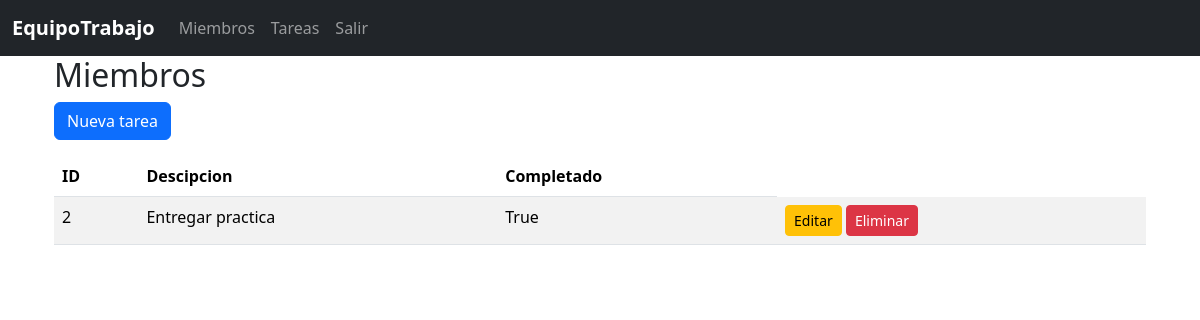
Page /tareas/ on the earlier database version.
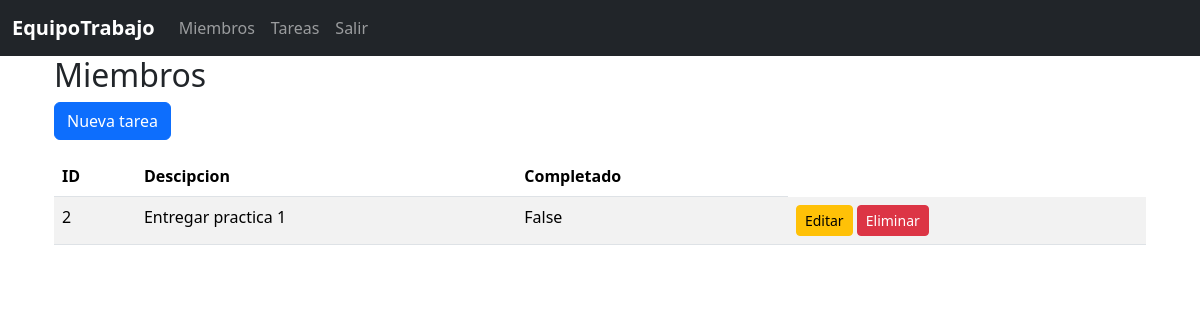
Same page on the later database version.
### blueprintapp/tareas/models.py (models this page shows, shortened)
class Tarea(db.Model):
    __tablename__ = "tareas"
    id = db.Column(db.Integer, primary_key=True)
    descripcion =  db.Column(db.String, nullable=False)
    completado = db.Column(db.Boolean,nullable=False)

### blueprintapp/tareas/routes.py (the view)
@bp_tarea.route("/")
def index():
    tareas = Tarea.query.all()
    return render_template('tareas/index.html',tareas=tareas)

### blueprintapp/tareas/templates/tareas/index.html
{% extends 'base.html' %}
{% block content %}
<div class="container">
    <h2>Miembros</h2>
    <a href="{{ url_for('bp_tarea.create') }}" class="btn btn-primary mb-3">Nueva tarea</a>
    <table class="table table-striped">
        <thead>
            <tr>
                <th>ID</th>
                <th>Descipcion</th>
                <th>Completado</th>
            </tr>
        </thead>
        <tbody>
            {% for tarea in tareas %}
            <tr>
                <td>{{ tarea.id }}</td>
                <td>{{ tarea.descripcion }}</td>
                <td>{{ tarea.completado }}</td>
                <td>
                    <a href="{{ url_for('bp_tarea.edit', id=tarea.id)}}" class="btn btn-sm btn-warning">Editar</a>
                    <a href="{{url_for('bp_tarea.delete', id=tarea.id)}}" class="btn btn-sm btn-danger" onclick="return confirm('Estás seguro de eliminar ?')">Eliminar</a>
                </td>
            </tr>
            {% else %}
            <h2>No hay Tareas</h2>
            {% endfor %}
        </tbody>
    </table>
</div>
{% endblock %}

### blueprintapp/templates/base.html (shortened to what this page needs)
<!doctype html>
<html lang="es">
<head>
    <link href="https://cdn.jsdelivr.net/npm/bootstrap@5.3.8/dist/css/bootstrap.min.css" rel="stylesheet"
>
</head>
<body>
    <nav class="navbar navbar-expand-lg navbar-dark bg-dark">
        <div class="container-fluid">
            <a class="navbar-brand fw-bold" href="{{ url_for('bp_core.index') }}">
                EquipoTrabajo
            </a>
            <div class="collapse navbar-collapse" id="navbarNav">
                <ul class="navbar-nav">
                    <li class="nav-item">
                        <a class="nav-link" aria-current="page" href="{{ url_for('bp_miembro.index' )}}">Miembros</a>
                    </li>
                    <li class="nav-item">
                        <a class="nav-link" href="{{ url_for('bp_tarea.index') }}">Tareas</a>
                    </li>
                    <li class="nav-item">
                        <a class="nav-link" href="{{ url_for('bp_core.index') }}">Salir</a>
                    </li>
                </ul>
            </div>
        </div>
    </nav>
    <div class="container">
        {% block content %}
        {% endblock %}
    </div>
</body>
</html>

Differences in the rows shown:
changed Tarea id 2: descripcion "Entregar practica" → "Entregar practica 1"; completado "True" → "False"
